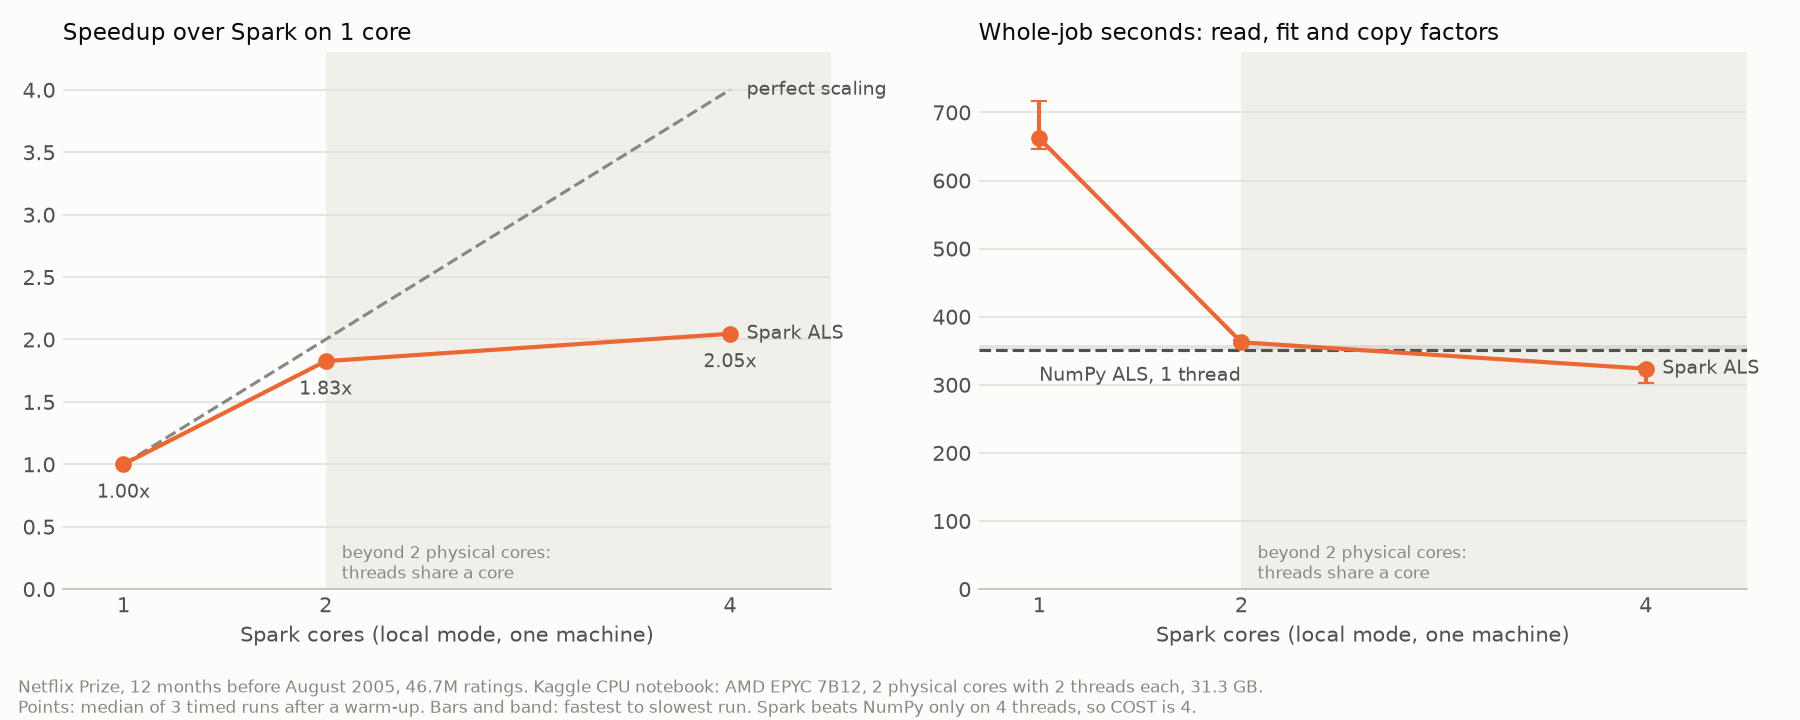

The script that saved this image:
"""Draw the scaling figure: Spark ALS speedup, and its time against single-threaded NumPy.

Run from the repository root: `uv run python report/figures/scaling.py`.
It reads only committed result files, so anyone can redraw it.
"""

import json
from pathlib import Path
from typing import Any

import matplotlib.pyplot as plt
from matplotlib.axes import Axes

SUMMARY = Path("experiments/results/scaling/summary.json")
OUTPUT = Path("report/figures/scaling.png")
# From lscpu on the Kaggle notebook: 2 physical cores with 2 threads each.
PHYSICAL_CORES = 2

SURFACE = "#fcfcfb"
INK = "#0b0b0b"
SECONDARY_INK = "#52514e"
MUTED = "#898781"
GRID = "#e1e0d9"
AXIS = "#c3c2b7"
SHADE = "#f0efea"
SPARK_COLOUR = "#eb6834"


def style(axes: Axes, title: str, cores: list[int]) -> None:
    axes.set_facecolor(SURFACE)
    axes.set_title(title, loc="left", color=INK, fontsize=11)
    axes.grid(axis="y", color=GRID, linewidth=0.8)
    axes.set_axisbelow(True)
    for side in ("top", "right", "left"):
        axes.spines[side].set_visible(False)
    axes.spines["bottom"].set_color(AXIS)
    axes.tick_params(colors=MUTED, labelcolor=SECONDARY_INK, length=0)
    axes.set_xticks(cores)
    axes.set_xlabel("Spark cores (local mode, one machine)", color=SECONDARY_INK)
    axes.set_xlim(0.7, max(cores) + 0.5)
    axes.axvspan(PHYSICAL_CORES, max(cores) + 0.5, color=SHADE, linewidth=0, zorder=0)
    axes.text(
        PHYSICAL_CORES + 0.08,
        0.02,
        "beyond 2 physical cores:\nthreads share a core",
        transform=axes.get_xaxis_transform(),
        color=MUTED,
        fontsize=8,
    )


def label_end(axes: Axes, x: float, y: float, text: str) -> None:
    axes.annotate(
        text,
        (x, y),
        xytext=(8, 0),
        textcoords="offset points",
        va="center",
        color=SECONDARY_INK,
        fontsize=9,
    )


def main() -> None:
    summary = json.loads(SUMMARY.read_text(encoding="utf-8"))
    spark: list[dict[str, Any]] = [r for r in summary["results"] if r["engine"] == "spark"]
    (numpy,) = [r for r in summary["results"] if r["engine"] == "numpy"]
    cores = [r["cores"] for r in spark]
    figure, (speed, seconds) = plt.subplots(1, 2, figsize=(12, 4.8), facecolor=SURFACE)

    speedups = [r["speedup"] for r in spark]
    speed.plot(cores, cores, color=MUTED, linewidth=1.5, linestyle="--")
    label_end(speed, cores[-1], cores[-1], "perfect scaling")
    speed.plot(cores, speedups, color=SPARK_COLOUR, linewidth=2, marker="o", markersize=7)
    for x, y in zip(cores, speedups, strict=True):
        speed.annotate(
            f"{y:.2f}x",
            (x, y),
            xytext=(0, -16),
            textcoords="offset points",
            ha="center",
            color=SECONDARY_INK,
            fontsize=9,
        )
    label_end(speed, cores[-1], speedups[-1], "Spark ALS")
    style(speed, "Speedup over Spark on 1 core", cores)
    speed.set_ylim(0, max(cores) + 0.3)

    medians = [r["total_seconds_median"] for r in spark]
    low = [m - r["total_seconds_min"] for m, r in zip(medians, spark, strict=True)]
    high = [r["total_seconds_max"] - m for m, r in zip(medians, spark, strict=True)]
    seconds.axhspan(
        numpy["total_seconds_min"], numpy["total_seconds_max"], color=MUTED, alpha=0.2, linewidth=0
    )
    seconds.axhline(
        numpy["total_seconds_median"], color=SECONDARY_INK, linewidth=1.5, linestyle="--"
    )
    seconds.annotate(
        "NumPy ALS, 1 thread",
        (1.0, numpy["total_seconds_median"]),
        xytext=(0, -8),
        textcoords="offset points",
        va="top",
        color=SECONDARY_INK,
        fontsize=9,
    )
    seconds.errorbar(
        cores,
        medians,
        yerr=[low, high],
        color=SPARK_COLOUR,
        linewidth=2,
        marker="o",
        markersize=7,
        capsize=4,
    )
    label_end(seconds, cores[-1], medians[-1], "Spark ALS")
    style(seconds, "Whole-job seconds: read, fit and copy factors", cores)
    seconds.set_ylim(0, max(r["total_seconds_max"] for r in spark) * 1.1)

    figure.text(
        0.01,
        0.01,
        f"Netflix Prize, 12 months before August 2005, {summary['rows'] / 1e6:.1f}M ratings. "
        "Kaggle CPU notebook: AMD EPYC 7B12, 2 physical cores with 2 threads each, 31.3 GB.\n"
        "Points: median of 3 timed runs after a warm-up. Bars and band: fastest to slowest run. "
        f"Spark beats NumPy only on 4 threads, so COST is {summary['cost']}.",
        color=MUTED,
        fontsize=8,
    )
    figure.tight_layout(rect=(0, 0.07, 1, 1))
    figure.savefig(OUTPUT, dpi=150)
    print(f"wrote {OUTPUT}")


if __name__ == "__main__":
    main()
